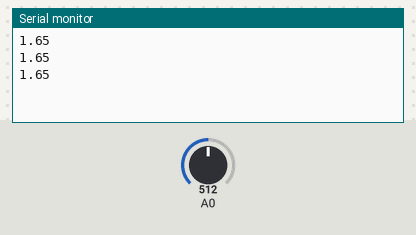
Bench run of a sketch on a simulated Arduino Uno, built with avr-gcc and run on an emulated ATmega328P. On the bench: the last lines printed to the serial monitor. The test bench sets the inputs (shaded band); at power-on: A0 = 512.

Above: at 1.8 s.
1.9 s: A0 set to 490
At 2.31 s:
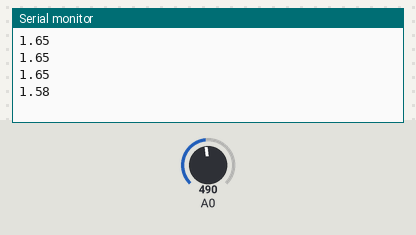
3.4 s: A0 set to 306
At 3.9 s:
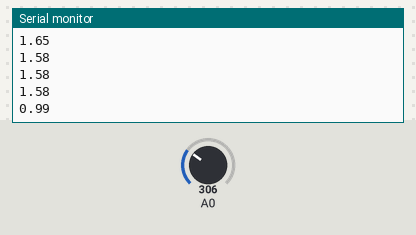
Timing chart, 0 to 6.4 s (numbered marks = the images above; inputs shaded):
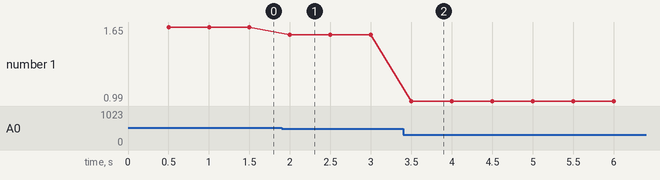

The sketch:

Lab9B.ino
```cpp
unsigned long Time;
void setup()
{
  analogReference(EXTERNAL); //allows reference to be set to 3.3.
  Serial.begin(9600); //sets baud rate to 9600.
  Time = millis(); //measures time in milliseconds.
}

void loop() {
  if (millis() - Time >= 500) //if 500 milliseconds have passed
  {
    int sensorValue = analogRead(0);  //reads analog value of pin A0.
    float voltage = sensorValue * (3.3 / 1023.0); // Converts analog reading to voltage.
    Serial.println(voltage); //prints voltage value in serial monitor.
    Time += 500; //updates timer.
  }
}
```

Measured:
- after the input at 1.9 s, the serial monitor: prints a new line after 0.10 s (image 1)
- after the input at 3.4 s, the serial monitor: prints a new line after 0.10 s (image 2)
- plotted number 1: 1.65 → 1.58 after the input at 1.9 s, 1.58 → 0.99 after the input at 3.4 s
